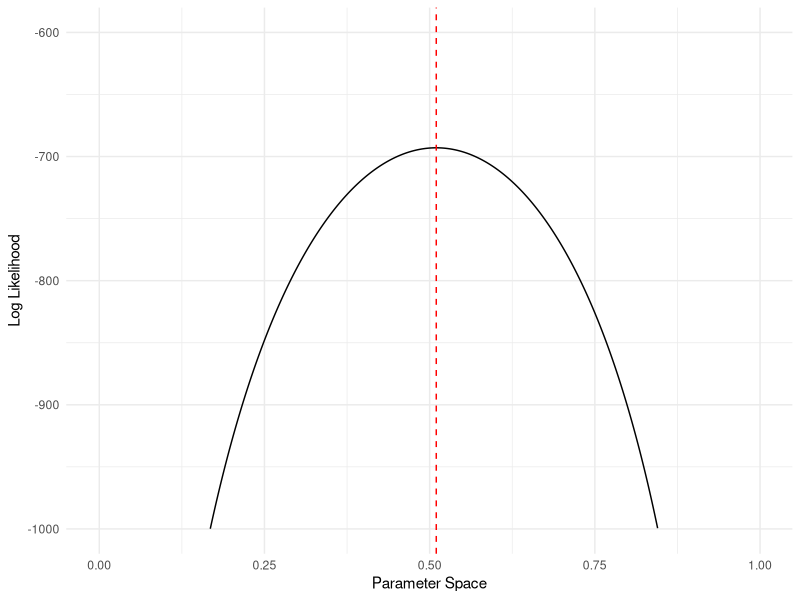
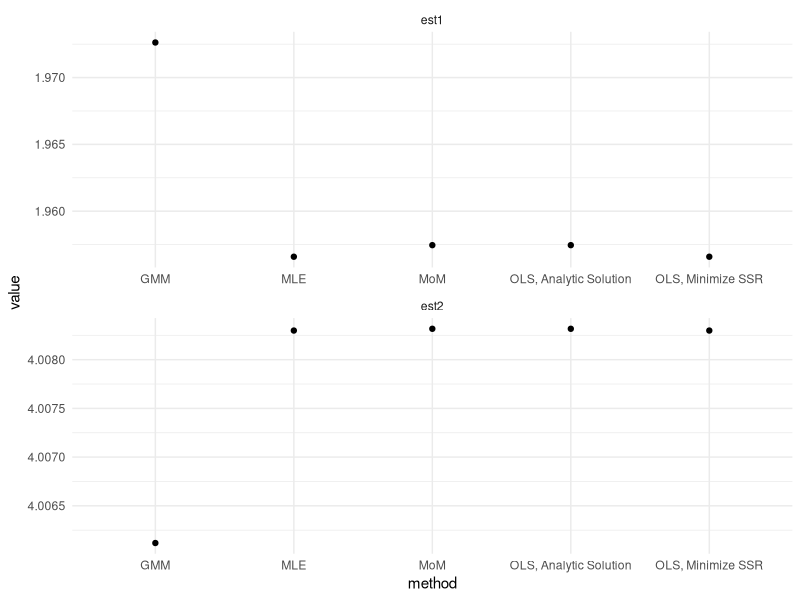

R code for these plots, in order:
## ---- chunk 1
#| echo: false
#| output: false
library(pracma)
library(tidyverse)
library(mvtnorm)
## ---- chunk 2
p <- 0.543
n <- 1000
X <- rbinom(n, 1, p)

neg_LL <- function(p){
  -( sum(X)*log(p) + (n-sum(X))*log(1-p) )
}

neg_LL_grad <- function(p){
  -( sum(X)/p  - (n-sum(X))/(1-p) )
}

p_hat_mle <- optim(
  par = 0.5, 
  fn = neg_LL, 
  gr = neg_LL_grad,
  # use Brent's method so we can set parameter space as [0,1]
  method = "Brent", 
  lower = 0, 
  upper = 1
)
p_hat_mle$par 
mean(X)
## ---- chunk 3
tibble(x = (0:999)/1000) %>% 
  mutate(f = -sapply(x, neg_LL)) %>% 
  ggplot(aes(x, f)) + 
  geom_line() +
  theme_minimal() +
  labs(x = "Parameter Space", y = "Log Likelihood") +
  geom_vline(xintercept = mean(X), , color = "red", linetype = "dashed") +
  ylim(-1000,-600)
## ---- chunk 4
n <- 10000
mu <- c(0,0)
Sigma <- matrix(c(1,0,0,1), nrow = 2)
X <- (rmvnorm(n, mu, Sigma))

neg_LL <- function(theta){
  mu <- c(theta[1], theta[2]) 
  Sigma <- matrix(c(theta[3], theta[4], theta[4], theta[5]), nrow = 2)
  -sum(log(dmvnorm(X, mu, Sigma)))
}

start <- c(1,1,2,1,2)
mle <- fminunc(x0 = start, fn = neg_LL)
## ---- chunk 5
colMeans(X)
mle$par[1:2]
## ---- chunk 6
var(X)
matrix(c(mle$par[3], mle$par[4], mle$par[4], mle$par[5]), nrow = 2)
## ---- chunk 7
n <- 1000
mu <- 0 
sigma <- 1

neg_LL <- function(theta, data){
  mu <- theta[1]
  sigma <- exp(theta[2])
  -sum( log(dnorm(data, mu, sigma)) )
}

N_sim <- 10000
store <- matrix(NA, nrow = N_sim, ncol = 2)
for (i in 1:N_sim) {
  X <- rnorm(n, mu, sigma)
  store[i,] <- c(fminunc(x0 = c(1,1), fn = neg_LL, data = X)$par)
}

  
## ---- chunk 8
library(pracma)
library(tidyverse)

beta <- c(2,4)
n <- 1000
k <- 2

x1 <- runif(n, 0, 10)
e <- rnorm(n)
X <- cbind(1, x1)
y <- X %*% beta + e

#analytic
OLS <- solve(t(X) %*% X) %*% t(X) %*% y

#numeric extremum
ssr <- function(beta){
  t(y -X %*% beta) %*% (y -X %*% beta)
}
OLS2 <- optim(c(1,1), ssr)$par

# method of moments 
g <- function(beta){
  (1/n) * t(X) %*% (y - X%*% beta)
}
MM <- fsolve(g, c(1,1), tol = 1e-8)$x

# GMM
GMM_objective <- function(beta, Ω){
  t(g(beta)) %*% Ω %*% g(beta)
}
GMM <- optim(c(1,1), GMM_objective, Ω = eye(k))$par

#MLE
log_liklihood <- function(beta){
  -sum(log(dnorm(y -X %*% beta)))
}
MLE <- optim(c(1,1), log_liklihood)$par 


tibble(
  method = c('OLS, Analytic Solution', 'OLS, Minimize SSR', 'MoM', 'GMM', 'MLE'),
  est1 = c(OLS[1], OLS2[1], MM[1], GMM[1], MLE[1]),
  est2 = c(OLS[2], OLS2[2], MM[2], GMM[2], MLE[2])
) %>% 
  pivot_longer(!method) %>% 
  ggplot(aes(method, value)) + 
  geom_point() + 
  facet_wrap(~name, ncol = 1, scales = "free") + 
  theme_minimal()
  

